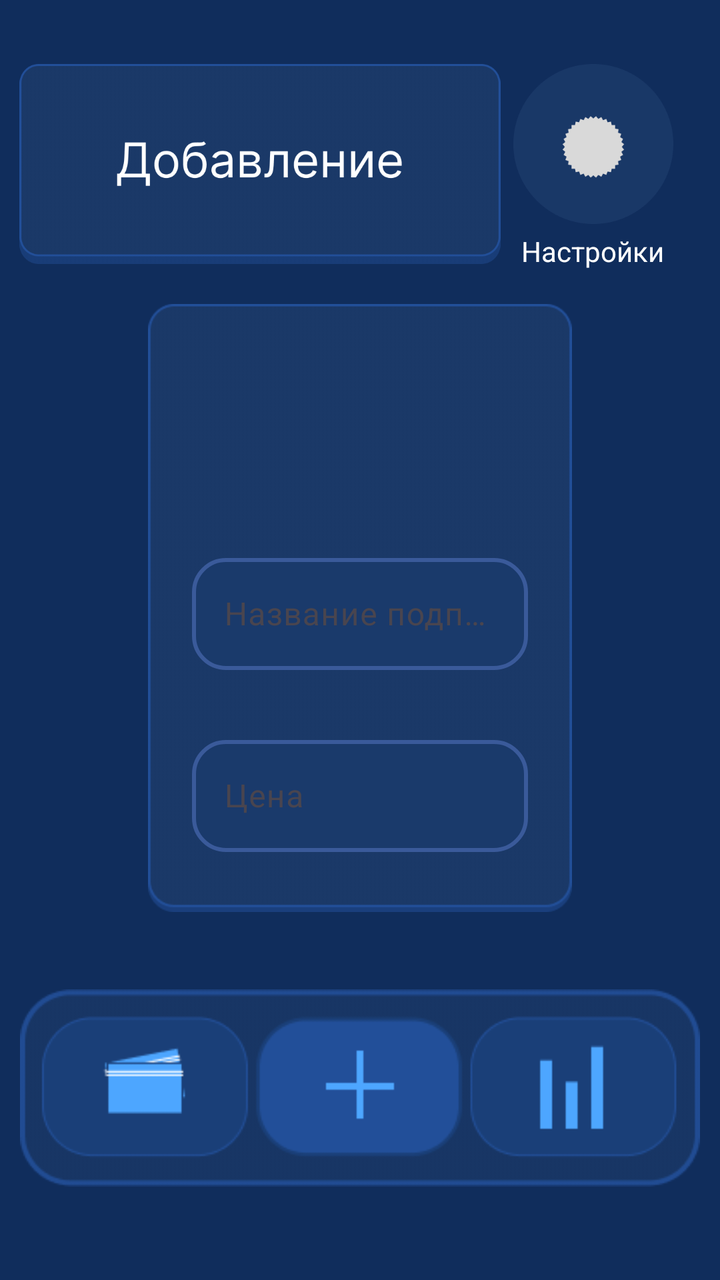
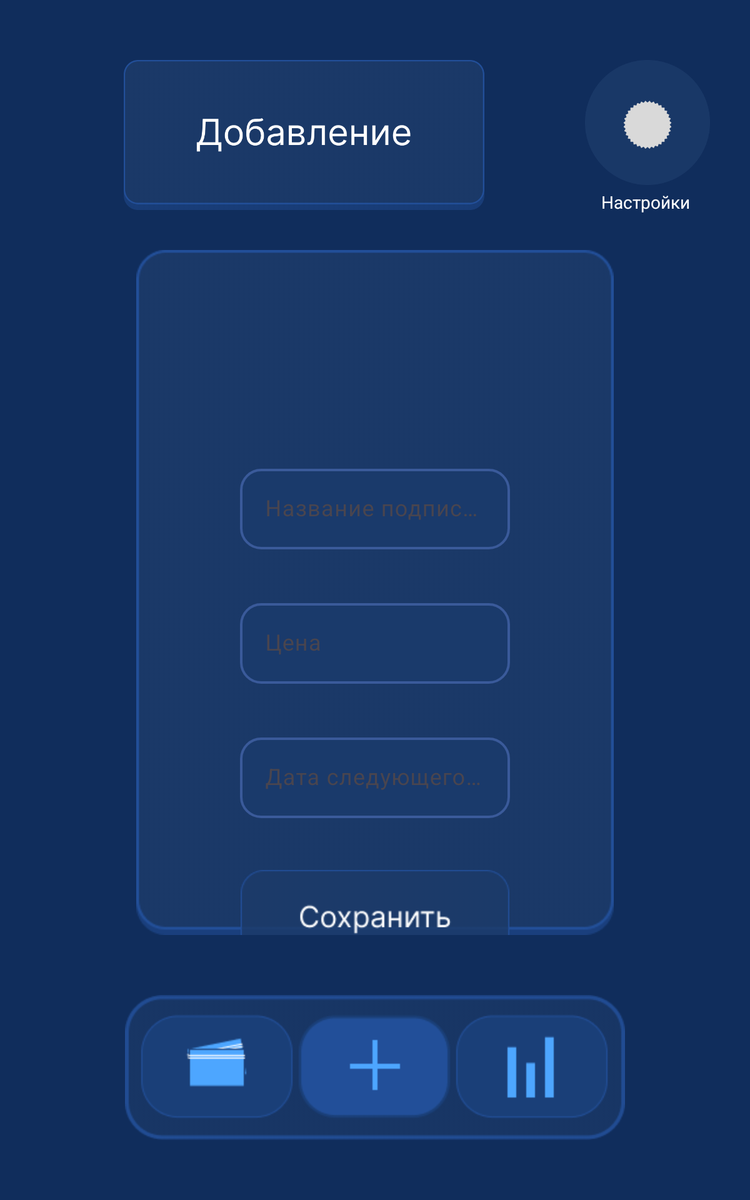

Two renders of one Android screen. The first uses the default layout on a phone; the second uses the alternative layout the repository ships for a different screen configuration, on a matching device. The two XML files are below.
<!-- AndroidManifest.xml: application theme Theme.Proekt -->
<!-- res/layout/add_sub.xml -->
<?xml version="1.0" encoding="utf-8"?>
<androidx.constraintlayout.widget.ConstraintLayout xmlns:android="http://schemas.android.com/apk/res/android"
    xmlns:app="http://schemas.android.com/apk/res-auto"
    xmlns:tools="http://schemas.android.com/tools"
    android:id="@+id/main"
    android:layout_width="match_parent"
    android:layout_height="match_parent"
    tools:context=".AddActivity"
    android:background="@color/backgr">

    

    
    <ImageView
        android:id="@+id/imageView7"
        android:layout_width="250dp"
        android:layout_height="100dp"
        android:layout_marginStart="50dp"
        android:layout_marginTop="32dp"
        android:layout_marginEnd="150dp"
        app:layout_constraintEnd_toEndOf="parent"
        app:layout_constraintStart_toStartOf="parent"
        app:layout_constraintTop_toTopOf="parent"
        app:srcCompat="@drawable/headdobaw" />

    <TextView
        android:id="@+id/setings"
        android:layout_width="wrap_content"
        android:layout_height="wrap_content"
        android:layout_marginTop="4dp"
        android:text="Настройки"
        android:textColor="@color/white"
        app:layout_constraintEnd_toEndOf="@+id/settingsbutt"
        app:layout_constraintHorizontal_bias="0.444"
        app:layout_constraintStart_toStartOf="@+id/settingsbutt"
        app:layout_constraintTop_toBottomOf="@+id/settingsbutt" />

    <com.google.android.material.imageview.ShapeableImageView
        android:id="@+id/settingsbutt"
        android:layout_width="80dp"
        android:layout_height="80dp"
        android:layout_marginTop="32dp"
        android:layout_marginEnd="20dp"
        app:layout_constraintEnd_toEndOf="parent"
        app:layout_constraintHorizontal_bias="0.314"
        app:layout_constraintStart_toEndOf="@+id/imageView7"
        app:layout_constraintTop_toTopOf="parent"
        app:srcCompat="@drawable/setings" />

    
    <ImageView
        android:id="@+id/imageView20"
        android:layout_width="0dp"
        android:layout_height="wrap_content"
        android:layout_marginStart="@dimen/bottom_bar_margin_horizontal"
        android:layout_marginEnd="@dimen/bottom_bar_margin_horizontal"
        android:layout_marginBottom="@dimen/bottom_bar_margin_bottom"
        android:minHeight="80dp"
        app:layout_constraintBottom_toBottomOf="parent"
        app:layout_constraintEnd_toEndOf="parent"
        app:layout_constraintStart_toStartOf="parent"
        app:srcCompat="@drawable/newbarplus" />

    <Button
        android:id="@+id/sub_button"
        android:layout_width="0dp"
        android:layout_height="0dp"
        android:layout_marginStart="8dp"
        android:layout_marginEnd="8dp"
        android:background="#00FFFFFF"
        app:layout_constraintBottom_toBottomOf="@+id/imageView20"
        app:layout_constraintEnd_toStartOf="@+id/guideline_vertical"
        app:layout_constraintStart_toStartOf="@+id/imageView20"
        app:layout_constraintTop_toTopOf="@+id/imageView20" />

    <androidx.constraintlayout.widget.Guideline
        android:id="@+id/guideline_vertical"
        android:layout_width="wrap_content"
        android:layout_height="wrap_content"
        android:orientation="vertical"
        app:layout_constraintGuide_percent="0.5" />

    <Button
        android:id="@+id/Analit_button"
        android:layout_width="0dp"
        android:layout_height="0dp"
        android:layout_marginStart="8dp"
        android:layout_marginEnd="8dp"
        android:background="#00FFFFFF"
        app:layout_constraintBottom_toBottomOf="@+id/imageView20"
        app:layout_constraintEnd_toEndOf="@+id/imageView20"
        app:layout_constraintStart_toEndOf="@+id/guideline_vertical"
        app:layout_constraintTop_toTopOf="@+id/imageView20" />


    <ImageView
        android:id="@+id/imageView"
        android:layout_width="0dp"
        android:layout_height="0dp"
        android:layout_marginStart="@dimen/image_container_margin"
        android:layout_marginTop="@dimen/image_container_margin_top"
        android:layout_marginEnd="@dimen/image_container_margin"
        android:layout_marginBottom="@dimen/image_container_margin_bottom"
        app:layout_constraintBottom_toTopOf="@+id/imageView20"
        app:layout_constraintEnd_toEndOf="parent"
        app:layout_constraintStart_toStartOf="parent"
        app:layout_constraintTop_toBottomOf="@+id/imageView7"
        app:srcCompat="@drawable/desk_small" />

    
    <androidx.core.widget.NestedScrollView
        android:id="@+id/scrollView"
        android:layout_width="0dp"
        android:layout_height="0dp"
        android:fillViewport="true"
        android:scrollbars="none"
        app:layout_constraintBottom_toBottomOf="@+id/imageView"
        app:layout_constraintEnd_toEndOf="@+id/imageView"
        app:layout_constraintStart_toStartOf="@+id/imageView"
        app:layout_constraintTop_toTopOf="@+id/imageView">

    <androidx.constraintlayout.widget.ConstraintLayout
        android:id="@+id/formContainer"
        android:layout_width="match_parent"
        android:layout_height="wrap_content"
        android:layout_marginStart="@dimen/form_margin_horizontal"
        android:layout_marginTop="@dimen/form_margin_top"
        android:layout_marginEnd="@dimen/form_margin_horizontal"
        android:layout_marginBottom="@dimen/form_margin_bottom"
        android:minHeight="400dp"
        android:padding="@dimen/form_padding">

        
        <com.google.android.material.textfield.TextInputLayout
            android:id="@+id/textInputLayoutService"
            android:layout_width="match_parent"
            android:layout_height="wrap_content"
            android:hint="Название подписки"
            app:hintTextColor="@color/white"
            app:boxBackgroundMode="none"
            app:boxStrokeColor="@color/white"
            app:boxStrokeWidth="0dp"
            app:boxCornerRadiusTopStart="16dp"
            app:boxCornerRadiusTopEnd="16dp"
            app:boxCornerRadiusBottomStart="16dp"
            app:boxCornerRadiusBottomEnd="16dp"
            app:layout_constraintEnd_toEndOf="parent"
            app:layout_constraintStart_toStartOf="parent"
            app:layout_constraintTop_toTopOf="parent">

            <com.google.android.material.textfield.TextInputEditText
                android:id="@+id/editServiceName"
                android:layout_width="match_parent"
                android:layout_height="wrap_content"
                android:background="@drawable/edit_text_selector"
                android:textColor="@color/white"
                android:textColorHint="#B0B0B0"
                android:textSize="16sp"
                android:paddingStart="16dp"
                android:paddingEnd="16dp"
                android:paddingTop="16dp"
                android:paddingBottom="16dp"
                android:minHeight="56dp" />

        </com.google.android.material.textfield.TextInputLayout>

        
        <com.google.android.material.textfield.TextInputLayout
            android:id="@+id/textInputLayoutCost"
            android:layout_width="match_parent"
            android:layout_height="wrap_content"
            android:layout_marginTop="@dimen/field_spacing"
            android:hint="Цена"
            app:hintTextColor="@color/white"
            app:boxBackgroundMode="none"
            app:boxStrokeColor="@color/white"
            app:boxStrokeWidth="0dp"
            app:boxCornerRadiusTopStart="16dp"
            app:boxCornerRadiusTopEnd="16dp"
            app:boxCornerRadiusBottomStart="16dp"
            app:boxCornerRadiusBottomEnd="16dp"
            app:layout_constraintEnd_toEndOf="parent"
            app:layout_constraintStart_toStartOf="parent"
            app:layout_constraintTop_toBottomOf="@+id/textInputLayoutService">

            <com.google.android.material.textfield.TextInputEditText
                android:id="@+id/editCost"
                android:layout_width="match_parent"
                android:layout_height="wrap_content"
                android:background="@drawable/edit_text_selector"
                android:inputType="numberDecimal"
                android:textColor="@color/white"
                android:textColorHint="#B0B0B0"
                android:textSize="16sp"
                android:paddingStart="16dp"
                android:paddingEnd="16dp"
                android:paddingTop="16dp"
                android:paddingBottom="16dp"
                android:minHeight="56dp" />

        </com.google.android.material.textfield.TextInputLayout>

        <com.google.android.material.textfield.TextInputLayout
            android:id="@+id/textInputLayoutFrequency"
            android:layout_width="match_parent"
            android:layout_height="wrap_content"
            android:layout_marginTop="@dimen/field_spacing"
            android:hint="Периодичность"
            app:hintTextColor="@color/white"
            app:boxBackgroundMode="none"
            app:boxStrokeColor="@color/white"
            app:boxStrokeWidth="0dp"
            app:boxCornerRadiusTopStart="16dp"
            app:boxCornerRadiusTopEnd="16dp"
            app:boxCornerRadiusBottomStart="16dp"
            app:boxCornerRadiusBottomEnd="16dp"
            app:layout_constraintEnd_toEndOf="parent"
            app:layout_constraintStart_toStartOf="parent"
            app:layout_constraintTop_toBottomOf="@+id/textInputLayoutCost">

            <com.google.android.material.textfield.TextInputEditText
                android:id="@+id/frequencyEditText"
                android:layout_width="match_parent"
                android:layout_height="wrap_content"
                android:background="@drawable/edit_text_selector"
                android:textColor="@color/white"
                android:textColorHint="#B0B0B0"
                android:textSize="16sp"
                android:paddingStart="16dp"
                android:paddingEnd="16dp"
                android:paddingTop="16dp"
                android:paddingBottom="16dp"
                android:minHeight="56dp"
                android:hint="Например, MONTHLY" />

        </com.google.android.material.textfield.TextInputLayout>

        
        <com.google.android.material.textfield.TextInputLayout
            android:id="@+id/textInputLayoutDate"
            android:layout_width="match_parent"
            android:layout_height="wrap_content"
            android:layout_marginTop="@dimen/field_spacing"
            android:hint="Дата следующего списания"
            app:hintTextColor="@color/white"
            app:boxBackgroundMode="none"
            app:boxStrokeColor="@color/white"
            app:boxStrokeWidth="0dp"
            app:boxCornerRadiusTopStart="16dp"
            app:boxCornerRadiusTopEnd="16dp"
            app:boxCornerRadiusBottomStart="16dp"
            app:boxCornerRadiusBottomEnd="16dp"
            app:layout_constraintEnd_toEndOf="parent"
            app:layout_constraintStart_toStartOf="parent"
            app:layout_constraintTop_toBottomOf="@+id/textInputLayoutFrequency">

            <com.google.android.material.textfield.TextInputEditText
                android:id="@+id/editDate"
                android:layout_width="match_parent"
                android:layout_height="wrap_content"
                android:background="@drawable/edit_text_selector"
                android:focusable="false"
                android:clickable="true"
                android:textColor="@color/white"
                android:textColorHint="#B0B0B0"
                android:textSize="16sp"
                android:paddingStart="16dp"
                android:paddingEnd="16dp"
                android:paddingTop="16dp"
                android:paddingBottom="16dp"
                android:minHeight="56dp" />

        </com.google.android.material.textfield.TextInputLayout>

        <com.google.android.material.imageview.ShapeableImageView
            android:id="@+id/save_button"
            android:layout_width="0dp"
            android:layout_height="wrap_content"
            android:layout_gravity="center"
            android:layout_marginTop="@dimen/field_spacing"
            android:layout_marginBottom="@dimen/field_spacing"
            android:adjustViewBounds="true"
            android:maxWidth="300dp"
            android:scaleType="fitCenter"
            app:layout_constraintBottom_toBottomOf="parent"
            app:layout_constraintEnd_toEndOf="parent"
            app:layout_constraintStart_toStartOf="parent"
            app:layout_constraintTop_toBottomOf="@+id/activeCheckBox"
            app:srcCompat="@drawable/savebuttonpng" />

        <CheckBox
            android:id="@+id/activeCheckBox"
            android:layout_width="wrap_content"
            android:layout_height="wrap_content"
            android:layout_marginTop="@dimen/field_spacing"
            android:text="Активная подписка"
            android:textColor="@color/white"
            app:layout_constraintStart_toStartOf="parent"
            app:layout_constraintTop_toBottomOf="@+id/textInputLayoutDate" />


    </androidx.constraintlayout.widget.ConstraintLayout>
    
    </androidx.core.widget.NestedScrollView>



</androidx.constraintlayout.widget.ConstraintLayout>
<!-- resources referenced by this layout -->
<resources>
  <color name="backgr">#102D5C</color>
  <color name="white">#FFFFFFFF</color>
  <dimen name="bottom_bar_margin_bottom">38dp</dimen>
  <dimen name="bottom_bar_margin_horizontal">10dp</dimen>
  <dimen name="field_spacing">24dp</dimen>
  <dimen name="form_margin_bottom">20dp</dimen>
  <dimen name="form_margin_horizontal">50dp</dimen>
  <dimen name="form_margin_top">100dp</dimen>
  <dimen name="form_padding">16dp</dimen>
  <dimen name="image_container_margin">30dp</dimen>
  <dimen name="image_container_margin_bottom">30dp</dimen>
  <dimen name="image_container_margin_top">20dp</dimen>
  <!-- drawable desk_small: png bitmap (drawable, 3699 bytes) -->
  <!-- drawable edit_text_selector (drawable) -->
  <?xml version="1.0" encoding="utf-8"?>
  <selector xmlns:android="http://schemas.android.com/apk/res/android">
      <item android:state_focused="true" android:drawable="@drawable/edit_text_background_focused" />
      <item android:drawable="@drawable/edit_text_background" />
  </selector>
  <!-- drawable headdobaw: png bitmap (drawable, 16463 bytes) -->
  <!-- drawable newbarplus: png bitmap (drawable, 6677 bytes) -->
  <!-- drawable savebuttonpng: png bitmap (drawable, 4272 bytes) -->
  <!-- drawable setings: png bitmap (drawable, 9195 bytes) -->
  <style name="Theme.Proekt" parent="Base.Theme.Proekt" />
  <!-- drawable edit_text_background_focused (drawable) -->
  <?xml version="1.0" encoding="utf-8"?>
  <shape xmlns:android="http://schemas.android.com/apk/res/android"
      android:shape="rectangle">
      <solid android:color="#1A3A6B" />
      <corners android:radius="16dp" />
      <stroke 
          android:width="2dp" 
          android:color="#5A8AE0" />
  </shape>
  <!-- drawable edit_text_background (drawable) -->
  <?xml version="1.0" encoding="utf-8"?>
  <shape xmlns:android="http://schemas.android.com/apk/res/android"
      android:shape="rectangle">
      <solid android:color="#1A3A6B" />
      <corners android:radius="16dp" />
      <stroke 
          android:width="2dp" 
          android:color="#3A5A9A" />
  </shape>
  <style name="Base.Theme.Proekt" parent="Theme.Material3.DayNight.NoActionBar">
          
          
          
          
          <item name="android:navigationBarColor">@android:color/transparent</item>
          <item name="android:windowTranslucentNavigation">true</item>
          <item name="android:enforceNavigationBarContrast" tools:targetApi="q">false</item>
          <item name="android:windowLightNavigationBar" tools:targetApi="o_mr1">false</item>
      </style>
</resources>
<!-- res/layout-sw600dp/add_sub.xml (the repository's variant of the layout above) -->
<!-- drawn on a 7-inch tablet held upright -->
<?xml version="1.0" encoding="utf-8"?>
<androidx.constraintlayout.widget.ConstraintLayout xmlns:android="http://schemas.android.com/apk/res/android"
    xmlns:app="http://schemas.android.com/apk/res-auto"
    xmlns:tools="http://schemas.android.com/tools"
    android:id="@+id/main"
    android:layout_width="match_parent"
    android:layout_height="match_parent"
    tools:context=".AddActivity"
    android:background="@color/backgr">

    
    <ImageView
        android:id="@+id/imageView7"
        android:layout_width="@dimen/header_width"
        android:layout_height="@dimen/header_height"
        android:layout_marginStart="@dimen/header_margin_start"
        android:layout_marginTop="@dimen/header_margin_top"
        android:maxWidth="400dp"
        android:adjustViewBounds="true"
        android:scaleType="fitStart"
        app:layout_constraintEnd_toStartOf="@+id/settingsbutt"
        app:layout_constraintStart_toStartOf="parent"
        app:layout_constraintTop_toTopOf="parent"
        app:srcCompat="@drawable/headdobaw" />

    
    <TextView
        android:id="@+id/setings"
        android:layout_width="wrap_content"
        android:layout_height="wrap_content"
        android:layout_marginTop="4dp"
        android:text="Настройки"
        android:textColor="@color/white"
        android:textSize="14sp"
        app:layout_constraintEnd_toEndOf="@+id/settingsbutt"
        app:layout_constraintHorizontal_bias="0.444"
        app:layout_constraintStart_toStartOf="@+id/settingsbutt"
        app:layout_constraintTop_toBottomOf="@+id/settingsbutt" />

    <com.google.android.material.imageview.ShapeableImageView
        android:id="@+id/settingsbutt"
        android:layout_width="@dimen/settings_button_size"
        android:layout_height="@dimen/settings_button_size"
        android:layout_marginTop="@dimen/header_margin_top"
        android:layout_marginEnd="@dimen/settings_button_margin_end"
        app:layout_constraintEnd_toEndOf="parent"
        app:layout_constraintTop_toTopOf="parent"
        app:srcCompat="@drawable/setings" />

    
    <ImageView
        android:id="@+id/imageView20"
        android:layout_width="0dp"
        android:layout_height="wrap_content"
        android:layout_marginStart="@dimen/bottom_bar_margin_horizontal"
        android:layout_marginEnd="@dimen/bottom_bar_margin_horizontal"
        android:layout_marginBottom="@dimen/bottom_bar_margin_bottom"
        android:minHeight="100dp"
        app:layout_constraintBottom_toBottomOf="parent"
        app:layout_constraintEnd_toEndOf="parent"
        app:layout_constraintStart_toStartOf="parent"
        app:srcCompat="@drawable/newbarplus" />

    <Button
        android:id="@+id/sub_button"
        android:layout_width="0dp"
        android:layout_height="0dp"
        android:layout_marginStart="8dp"
        android:layout_marginEnd="8dp"
        android:background="#00FFFFFF"
        app:layout_constraintBottom_toBottomOf="@+id/imageView20"
        app:layout_constraintEnd_toStartOf="@+id/guideline_vertical"
        app:layout_constraintStart_toStartOf="@+id/imageView20"
        app:layout_constraintTop_toTopOf="@+id/imageView20" />

    <androidx.constraintlayout.widget.Guideline
        android:id="@+id/guideline_vertical"
        android:layout_width="wrap_content"
        android:layout_height="wrap_content"
        android:orientation="vertical"
        app:layout_constraintGuide_percent="0.5" />

    <Button
        android:id="@+id/Analit_button"
        android:layout_width="0dp"
        android:layout_height="0dp"
        android:layout_marginStart="8dp"
        android:layout_marginEnd="8dp"
        android:background="#00FFFFFF"
        app:layout_constraintBottom_toBottomOf="@+id/imageView20"
        app:layout_constraintEnd_toEndOf="@+id/imageView20"
        app:layout_constraintStart_toEndOf="@+id/guideline_vertical"
        app:layout_constraintTop_toTopOf="@+id/imageView20" />

    <ImageView
        android:id="@+id/imageView"
        android:layout_width="0dp"
        android:layout_height="0dp"
        android:layout_marginStart="@dimen/image_container_margin"
        android:layout_marginTop="@dimen/image_container_margin_top"
        android:layout_marginEnd="@dimen/image_container_margin"
        android:layout_marginBottom="@dimen/image_container_margin_bottom"
        app:layout_constraintBottom_toTopOf="@+id/imageView20"
        app:layout_constraintEnd_toEndOf="parent"
        app:layout_constraintStart_toStartOf="parent"
        app:layout_constraintTop_toBottomOf="@+id/imageView7"
        app:srcCompat="@drawable/desk_small" />

    
    <androidx.core.widget.NestedScrollView
        android:id="@+id/scrollView"
        android:layout_width="0dp"
        android:layout_height="0dp"
        android:fillViewport="true"
        android:scrollbars="none"
        app:layout_constraintBottom_toBottomOf="@+id/imageView"
        app:layout_constraintEnd_toEndOf="@+id/imageView"
        app:layout_constraintStart_toStartOf="@+id/imageView"
        app:layout_constraintTop_toTopOf="@+id/imageView">

        <androidx.constraintlayout.widget.ConstraintLayout
            android:id="@+id/formContainer"
            android:layout_width="match_parent"
            android:layout_height="wrap_content"
            android:layout_marginStart="@dimen/form_margin_horizontal"
            android:layout_marginTop="@dimen/form_margin_top"
            android:layout_marginEnd="@dimen/form_margin_horizontal"
            android:layout_marginBottom="@dimen/form_margin_bottom"
            android:minHeight="500dp"
            android:padding="@dimen/form_padding">

            
            <com.google.android.material.textfield.TextInputLayout
                android:id="@+id/textInputLayoutService"
                android:layout_width="match_parent"
                android:layout_height="wrap_content"
                android:hint="Название подписки"
                app:hintTextColor="@color/white"
                app:boxBackgroundMode="none"
                app:boxStrokeColor="@color/white"
                app:boxStrokeWidth="0dp"
                app:boxCornerRadiusTopStart="16dp"
                app:boxCornerRadiusTopEnd="16dp"
                app:boxCornerRadiusBottomStart="16dp"
                app:boxCornerRadiusBottomEnd="16dp"
                app:layout_constraintEnd_toEndOf="parent"
                app:layout_constraintStart_toStartOf="parent"
                app:layout_constraintTop_toTopOf="parent">

                <com.google.android.material.textfield.TextInputEditText
                    android:id="@+id/editServiceName"
                    android:layout_width="match_parent"
                    android:layout_height="wrap_content"
                    android:background="@drawable/edit_text_selector"
                    android:textColor="@color/white"
                    android:textColorHint="#B0B0B0"
                    android:textSize="18sp"
                    android:paddingStart="20dp"
                    android:paddingEnd="20dp"
                    android:paddingTop="20dp"
                    android:paddingBottom="20dp"
                    android:minHeight="64dp" />

            </com.google.android.material.textfield.TextInputLayout>

            
            <com.google.android.material.textfield.TextInputLayout
                android:id="@+id/textInputLayoutCost"
                android:layout_width="match_parent"
                android:layout_height="wrap_content"
                android:layout_marginTop="@dimen/field_spacing"
                android:hint="Цена"
                app:hintTextColor="@color/white"
                app:boxBackgroundMode="none"
                app:boxStrokeColor="@color/white"
                app:boxStrokeWidth="0dp"
                app:boxCornerRadiusTopStart="16dp"
                app:boxCornerRadiusTopEnd="16dp"
                app:boxCornerRadiusBottomStart="16dp"
                app:boxCornerRadiusBottomEnd="16dp"
                app:layout_constraintEnd_toEndOf="parent"
                app:layout_constraintStart_toStartOf="parent"
                app:layout_constraintTop_toBottomOf="@+id/textInputLayoutService">

                <com.google.android.material.textfield.TextInputEditText
                    android:id="@+id/editCost"
                    android:layout_width="match_parent"
                    android:layout_height="wrap_content"
                    android:background="@drawable/edit_text_selector"
                    android:inputType="numberDecimal"
                    android:textColor="@color/white"
                    android:textColorHint="#B0B0B0"
                    android:textSize="18sp"
                    android:paddingStart="20dp"
                    android:paddingEnd="20dp"
                    android:paddingTop="20dp"
                    android:paddingBottom="20dp"
                    android:minHeight="64dp" />

            </com.google.android.material.textfield.TextInputLayout>

            
            <com.google.android.material.textfield.TextInputLayout
                android:id="@+id/textInputLayoutDate"
                android:layout_width="match_parent"
                android:layout_height="wrap_content"
                android:layout_marginTop="@dimen/field_spacing"
                android:hint="Дата следующего списания"
                app:hintTextColor="@color/white"
                app:boxBackgroundMode="none"
                app:boxStrokeColor="@color/white"
                app:boxStrokeWidth="0dp"
                app:boxCornerRadiusTopStart="16dp"
                app:boxCornerRadiusTopEnd="16dp"
                app:boxCornerRadiusBottomStart="16dp"
                app:boxCornerRadiusBottomEnd="16dp"
                app:layout_constraintEnd_toEndOf="parent"
                app:layout_constraintStart_toStartOf="parent"
                app:layout_constraintTop_toBottomOf="@+id/textInputLayoutCost">

                <com.google.android.material.textfield.TextInputEditText
                    android:id="@+id/editDate"
                    android:layout_width="match_parent"
                    android:layout_height="wrap_content"
                    android:background="@drawable/edit_text_selector"
                    android:focusable="false"
                    android:clickable="true"
                    android:textColor="@color/white"
                    android:textColorHint="#B0B0B0"
                    android:textSize="18sp"
                    android:paddingStart="20dp"
                    android:paddingEnd="20dp"
                    android:paddingTop="20dp"
                    android:paddingBottom="20dp"
                    android:minHeight="64dp" />

            </com.google.android.material.textfield.TextInputLayout>

            <com.google.android.material.imageview.ShapeableImageView
                android:id="@+id/save_button"
                android:layout_width="0dp"
                android:layout_height="wrap_content"
                android:layout_gravity="center"
                android:layout_marginTop="@dimen/field_spacing"
                android:layout_marginBottom="@dimen/field_spacing"
                android:adjustViewBounds="true"
                android:maxWidth="400dp"
                android:scaleType="fitCenter"
                app:layout_constraintBottom_toBottomOf="parent"
                app:layout_constraintEnd_toEndOf="parent"
                app:layout_constraintStart_toStartOf="parent"
                app:layout_constraintTop_toBottomOf="@+id/textInputLayoutDate"
                app:srcCompat="@drawable/savebuttonpng" />

        </androidx.constraintlayout.widget.ConstraintLayout>

    </androidx.core.widget.NestedScrollView>

</androidx.constraintlayout.widget.ConstraintLayout>
<!-- resources referenced by the variant -->
<!-- as a 7-inch tablet held upright resolves them -->
<resources>
  <color name="backgr">#102D5C</color>
  <color name="white">#FFFFFFFF</color>
  <!-- from res/values-large/ -->
  <dimen name="bottom_bar_margin_bottom">48dp</dimen>
  <!-- from res/values-large/ -->
  <dimen name="bottom_bar_margin_horizontal">16dp</dimen>
  <!-- from res/values-large/ -->
  <dimen name="field_spacing">32dp</dimen>
  <!-- from res/values-large/ -->
  <dimen name="form_margin_bottom">32dp</dimen>
  <!-- from res/values-large/ -->
  <dimen name="form_margin_horizontal">120dp</dimen>
  <!-- from res/values-large/ -->
  <dimen name="form_margin_top">140dp</dimen>
  <!-- from res/values-large/ -->
  <dimen name="form_padding">24dp</dimen>
  <!-- from res/values-large/ -->
  <dimen name="header_height">120dp</dimen>
  <!-- from res/values-large/ -->
  <dimen name="header_margin_start">80dp</dimen>
  <!-- from res/values-large/ -->
  <dimen name="header_margin_top">48dp</dimen>
  <!-- from res/values-large/ -->
  <dimen name="header_width">350dp</dimen>
  <!-- from res/values-large/ -->
  <dimen name="image_container_margin">48dp</dimen>
  <!-- from res/values-large/ -->
  <dimen name="image_container_margin_bottom">48dp</dimen>
  <!-- from res/values-large/ -->
  <dimen name="image_container_margin_top">32dp</dimen>
  <!-- from res/values-large/ -->
  <dimen name="settings_button_margin_end">32dp</dimen>
  <!-- from res/values-large/ -->
  <dimen name="settings_button_size">100dp</dimen>
  <!-- drawable desk_small: png bitmap (drawable, 3699 bytes) -->
  <!-- drawable edit_text_selector (drawable) -->
  <?xml version="1.0" encoding="utf-8"?>
  <selector xmlns:android="http://schemas.android.com/apk/res/android">
      <item android:state_focused="true" android:drawable="@drawable/edit_text_background_focused" />
      <item android:drawable="@drawable/edit_text_background" />
  </selector>
  <!-- drawable headdobaw: png bitmap (drawable, 16463 bytes) -->
  <!-- drawable newbarplus: png bitmap (drawable, 6677 bytes) -->
  <!-- drawable savebuttonpng: png bitmap (drawable, 4272 bytes) -->
  <!-- drawable setings: png bitmap (drawable, 9195 bytes) -->
  <style name="Theme.Proekt" parent="Base.Theme.Proekt" />
  <!-- drawable edit_text_background_focused (drawable) -->
  <?xml version="1.0" encoding="utf-8"?>
  <shape xmlns:android="http://schemas.android.com/apk/res/android"
      android:shape="rectangle">
      <solid android:color="#1A3A6B" />
      <corners android:radius="16dp" />
      <stroke 
          android:width="2dp" 
          android:color="#5A8AE0" />
  </shape>
  <!-- drawable edit_text_background (drawable) -->
  <?xml version="1.0" encoding="utf-8"?>
  <shape xmlns:android="http://schemas.android.com/apk/res/android"
      android:shape="rectangle">
      <solid android:color="#1A3A6B" />
      <corners android:radius="16dp" />
      <stroke 
          android:width="2dp" 
          android:color="#3A5A9A" />
  </shape>
  <style name="Base.Theme.Proekt" parent="Theme.Material3.DayNight.NoActionBar">
          
          
          
          
          <item name="android:navigationBarColor">@android:color/transparent</item>
          <item name="android:windowTranslucentNavigation">true</item>
          <item name="android:enforceNavigationBarContrast" tools:targetApi="q">false</item>
          <item name="android:windowLightNavigationBar" tools:targetApi="o_mr1">false</item>
      </style>
</resources>
